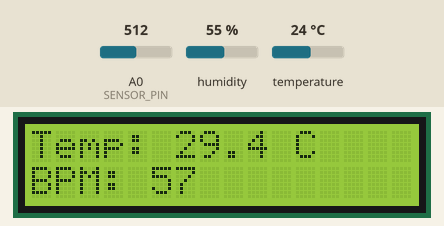
Simulated run of this sketch. Board: Arduino Uno, built with avr-gcc and run on an emulated ATmega328P. Shown: 16×2 character LCD. Inputs (shaded band) come from the test bench; at power-on: temperature 24 °C, A0 (SENSOR_PIN) = 512, humidity 55 %. The modem accepts every AT command (registered, SIM ready, sends succeed) and sends nothing else; what the sketch prints to the serial monitor is not drawn.

Above: at 19.3 s.
19.4 s: temperature set to 12 °C
At 22.7 s:
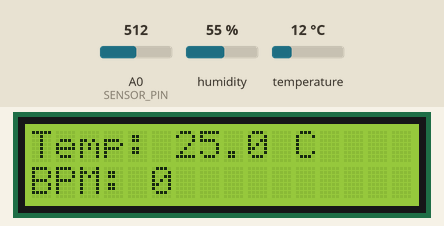
23.0 s: A0 (SENSOR_PIN) set to 960
At 24.6 s:
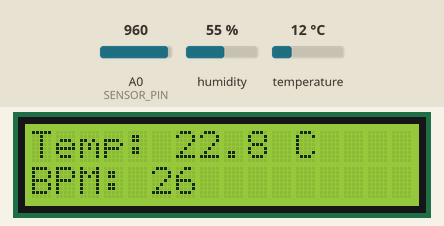
26.6 s: temperature set to 19 °C
At 29.4 s:
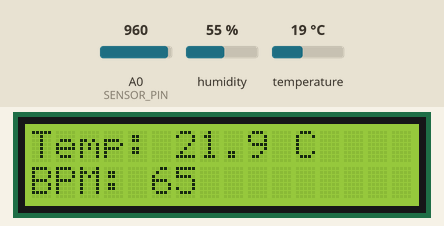
31.7 s: A0 (SENSOR_PIN) set to 940
At 33.6 s:
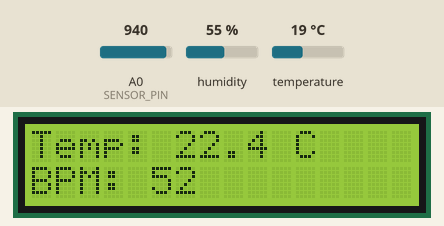
35.3 s: temperature set to 28 °C
At 36.7 s:
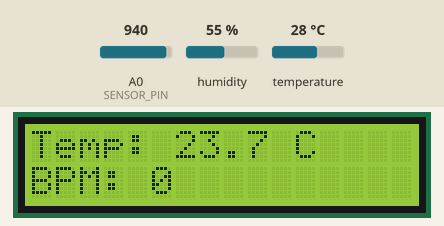
Timing chart, 0 to 38.3 s (numbered marks = the images above; inputs shaded):
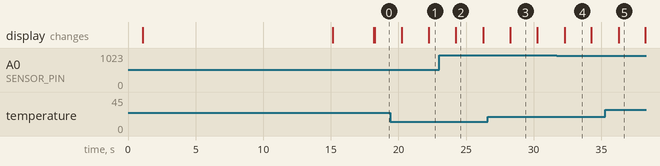

The sketch:

sketch_sep22a.ino
```cpp
#include <Wire.h>
#include <LiquidCrystal_I2C.h>
#include "DHT.h"
#include <SoftwareSerial.h>

// --------------------------- HARDWARE SETUP ---------------------------

// DHT11
#define DHTPIN 2
#define DHTTYPE DHT11
DHT dht(DHTPIN, DHTTYPE);

// KY-039 heart rate sensor
const int SENSOR_PIN = A0;
const int FINGER_THRESHOLD = 950;
const int BPM_SAMPLES = 5;

int bpmReadings[BPM_SAMPLES] = {72,72,72,72,72};
int bpmIndex = 0;

// LCD 16x2
LiquidCrystal_I2C lcd(0x27, 16, 2);

// HC-05 Bluetooth
SoftwareSerial btSerial(10, 11); // RX, TX

// GSM SIM900A
SoftwareSerial gsm(8, 9); // RX, TX
const char phoneNumber[] = "+919353539822";

// --------------------------- CONNECTION STATUS ---------------------------
bool dhtConnected = false;
bool lcdConnected = false;
bool btConnected = false;
bool gsmConnected = false;

// --------------------------- TIMING ---------------------------
unsigned long lastDHTRead = 0;
const unsigned long DHT_INTERVAL = 2000;

unsigned long lastBpmRead = 0;
const unsigned long BPM_INTERVAL = 1000;

unsigned long lastDisplay = 0;
const unsigned long DISPLAY_INTERVAL = 2000;

unsigned long lastBtSend = 0;
const unsigned long BT_INTERVAL = 5000;

unsigned long lastConnectionCheck = 0;
const unsigned long CONNECTION_CHECK_INTERVAL = 30000; // Check every 30s

// --------------------------- GSM STATE MACHINE ---------------------------
enum GSM_State {
  GSM_IDLE,
  GSM_SENDING_AT,
  GSM_SETTING_TEXT_MODE,
  GSM_SETTING_NUMBER,
  GSM_SENDING_MESSAGE,
  GSM_SENDING_CTRL_Z,
  GSM_WAITING_RESPONSE
};

GSM_State gsmState = GSM_IDLE;
unsigned long gsmStateTimer = 0;
const unsigned long GSM_TIMEOUT = 5000;
bool smsRequested = false;

// --------------------------- AVERAGING ---------------------------
float tempSum = 0;
int tempCount = 0;

float bpmSumForSMS = 0;
int bpmCountForSMS = 0;

// --------------------------- FINGER DETECTION ---------------------------
bool fingerPresent = false;

// --------------------------- SETUP ---------------------------
void setup() {
  Serial.begin(9600);
  btSerial.begin(9600);
  gsm.begin(9600);

  Serial.println("=== Health Monitor Starting ===");

  // Test each component
  testLCD();
  testDHT();
  testBluetooth();
  testGSM();

  Serial.println("=== System Ready ===");
  displaySystemStatus();
}

// --------------------------- COMPONENT TESTING ---------------------------
void testLCD() {
  Serial.print("Testing LCD... ");
  lcd.init();
  lcd.backlight();
  lcd.setCursor(0,0);
  lcd.print("LCD Test OK");
  lcdConnected = true;
  Serial.println("OK");
  delay(1000);
  lcd.clear();
}

void testDHT() {
  Serial.print("Testing DHT11... ");
  dht.begin();
  delay(2000); // DHT needs time to stabilize

  float t = dht.readTemperature();
  float h = dht.readHumidity();

  if(!isnan(t) && !isnan(h)) {
    dhtConnected = true;
    Serial.print("OK (T:");
    Serial.print(t,1);
    Serial.print("C, H:");
    Serial.print(h,1);
    Serial.println("%)");
  } else {
    dhtConnected = false;
    Serial.println("FAILED");
  }
}

void testBluetooth() {
  Serial.print("Testing Bluetooth... ");
  btSerial.println("AT");
  delay(1000);

  if(btSerial.available()) {
    String response = btSerial.readString();
    if(response.indexOf("OK") != -1) {
      btConnected = true;
      Serial.println("OK");
    } else {
      btConnected = false;
      Serial.println("FAILED - No OK response");
    }
  } else {
    // Assume BT is working if no AT response (some modules don't respond to AT)
    btConnected = true;
    Serial.println("OK (Assumed)");
  }
}

void testGSM() {
  Serial.print("Testing GSM... ");
  gsm.println("AT");
  delay(3000);

  String response = "";
  unsigned long startTime = millis();

  while(millis() - startTime < 3000) {
    if(gsm.available()) {
      response += gsm.readString();
    }
  }

  if(response.indexOf("OK") != -1) {
    gsmConnected = true;
    Serial.println("OK");

    // Check network registration
    gsm.println("AT+CREG?");
    delay(2000);
    response = "";
    startTime = millis();

    while(millis() - startTime < 2000) {
      if(gsm.available()) {
        response += gsm.readString();
      }
    }

    if(response.indexOf("+CREG: 0,1") != -1 || response.indexOf("+CREG: 0,5") != -1) {
      Serial.println("GSM Network: Connected");
    } else {
      Serial.println("GSM Network: Not registered");
    }

  } else {
    gsmConnected = false;
    Serial.println("FAILED - No response");
  }
}

void displaySystemStatus() {
  if(lcdConnected) {
    lcd.setCursor(0,0);
    lcd.print("DHT:");
    lcd.print(dhtConnected ? "OK" : "ERR");
    lcd.print(" BT:");
    lcd.print(btConnected ? "OK" : "ERR");

    lcd.setCursor(0,1);
    lcd.print("GSM:");
    lcd.print(gsmConnected ? "OK" : "ERR");
    lcd.print(" Ready!");

    delay(3000);
    lcd.clear();
  }
}

// --------------------------- CONNECTION MONITORING ---------------------------
void checkConnections() {
  // Re-test DHT periodically
  if(!dhtConnected) {
    float t = dht.readTemperature();
    if(!isnan(t)) {
      dhtConnected = true;
      Serial.println("DHT reconnected");
    }
  }

  // Test GSM connection
  if(!gsmConnected) {
    gsm.println("AT");
    delay(1000);
    if(gsm.available() && gsm.readString().indexOf("OK") != -1) {
      gsmConnected = true;
      Serial.println("GSM reconnected");
    }
  }
}

// --------------------------- NON-BLOCKING GSM SMS ---------------------------
void processSMS() {
  if(!smsRequested || gsmState == GSM_IDLE) return;
  if(!gsmConnected) {
    Serial.println("GSM not connected - SMS failed");
    smsRequested = false;
    return;
  }

  unsigned long now = millis();

  switch(gsmState) {
    case GSM_SENDING_AT:
      if(now - gsmStateTimer >= GSM_TIMEOUT) {
        gsm.println("AT");
        gsmState = GSM_SETTING_TEXT_MODE;
        gsmStateTimer = now;
      }
      break;

    case GSM_SETTING_TEXT_MODE:
      if(now - gsmStateTimer >= GSM_TIMEOUT) {
        gsm.println("AT+CMGF=1");
        gsmState = GSM_SETTING_NUMBER;
        gsmStateTimer = now;
      }
      break;

    case GSM_SETTING_NUMBER:
      if(now - gsmStateTimer >= GSM_TIMEOUT) {
        gsm.print("AT+CMGS=\"");
        gsm.print(phoneNumber);
        gsm.println("\"");
        gsmState = GSM_SENDING_MESSAGE;
        gsmStateTimer = now;
      }
      break;

    case GSM_SENDING_MESSAGE:
      if(now - gsmStateTimer >= GSM_TIMEOUT) {
        float avgTemp = (tempCount>0) ? tempSum/tempCount : 0;
        float avgBpmSMS = (bpmCountForSMS>0) ? bpmSumForSMS/bpmCountForSMS : 0;

        gsm.print("Hello, Patient: Sachin R Shenoy, DOB:06/04/2005, ");
        gsm.print("Avg Temp: "); gsm.print(avgTemp,1); gsm.print(" C, ");
        gsm.print("Avg BPM: "); gsm.print((int)avgBpmSMS); gsm.print(". Thank you.");

        gsmState = GSM_SENDING_CTRL_Z;
        gsmStateTimer = now;
      }
      break;

    case GSM_SENDING_CTRL_Z:
      if(now - gsmStateTimer >= 1000) {
        gsm.write(26); // Ctrl+Z
        gsmState = GSM_WAITING_RESPONSE;
        gsmStateTimer = now;
      }
      break;

    case GSM_WAITING_RESPONSE:
      if(gsm.available()) {
        String response = gsm.readString();
        if(response.indexOf("OK") != -1 || response.indexOf("+CMGS") != -1) {
          Serial.println("SMS Sent Successfully!");
        } else {
          Serial.println("SMS Send Failed");
        }
        smsRequested = false;
        gsmState = GSM_IDLE;
      } else if(now - gsmStateTimer >= 10000) {
        Serial.println("SMS Timeout");
        smsRequested = false;
        gsmState = GSM_IDLE;
      }
      break;
  }
}

void startSMS() {
  if(gsmState == GSM_IDLE && gsmConnected) {
    smsRequested = true;
    gsmState = GSM_SENDING_AT;
    gsmStateTimer = millis();
    Serial.println("Starting SMS send...");
  } else if(!gsmConnected) {
    Serial.println("Cannot send SMS - GSM not connected");
  } else {
    Serial.println("SMS already in progress");
  }
}

// --------------------------- MAIN LOOP ---------------------------
void loop() {
  unsigned long now = millis();

  // ----- Connection Check -----
  if(now - lastConnectionCheck >= CONNECTION_CHECK_INTERVAL) {
    lastConnectionCheck = now;
    checkConnections();
  }


// ----- DHT11 Reading with retries -----
if(now - lastDHTRead >= DHT_INTERVAL && dhtConnected) {
  lastDHTRead = now;
  float t = NAN, h = NAN;
  int retries = 3;

  while(retries-- > 0 && (isnan(t) || isnan(h))) {
    t = dht.readTemperature();
    h = dht.readHumidity();
    delay(50); // small pause between retries
  }

  if(!isnan(t) && !isnan(h)) {
    float calibratedTemp = (t * 1.1) + 3.0; // adjust here
    tempSum += calibratedTemp;
    tempCount++;
  }
}


  // ----- KY-039 Heart Rate (improved smoothing) -----
  if(now - lastBpmRead >= BPM_INTERVAL) {
  lastBpmRead = now;
  int raw = analogRead(SENSOR_PIN);
  fingerPresent = (raw > FINGER_THRESHOLD);

  int bpmValue = 0;
  if(fingerPresent) {
    // crude mapping, but clamp range for realism
    bpmValue = map(raw, FINGER_THRESHOLD, 1023, 60, 100);
    bpmValue = constrain(bpmValue, 50, 120); // filter out crazy spikes
  }

  bpmReadings[bpmIndex] = bpmValue;
  bpmIndex = (bpmIndex + 1) % BPM_SAMPLES;

  int bpmSum = 0;
  for(int i=0; i<BPM_SAMPLES; i++) bpmSum += bpmReadings[i];
  int avgBpm = bpmSum / BPM_SAMPLES;

  if(fingerPresent && avgBpm > 0) {
    bpmSumForSMS += avgBpm;
    bpmCountForSMS++;
  }
}


  // ----- Display on LCD -----
  if(now - lastDisplay >= DISPLAY_INTERVAL && lcdConnected) {
    lastDisplay = now;
    float latestTemp = (tempCount > 0) ? tempSum/tempCount : 0;

    int bpmSumDisplay = 0;
    for(int i=0; i<BPM_SAMPLES; i++) bpmSumDisplay += bpmReadings[i];
    int latestBpm = bpmSumDisplay / BPM_SAMPLES;

    lcd.setCursor(0,0);
lcd.print("Temp: ");
lcd.print(latestTemp,1);
lcd.print(" C   ");   // pad with spaces

lcd.setCursor(0,1);
lcd.print("BPM: ");
lcd.print(latestBpm);
lcd.print("     ");   // pad with spaces

  }

  // ----- Bluetooth -----
  if(now - lastBtSend >= BT_INTERVAL && btConnected) {
    lastBtSend = now;
    float latestTemp = (tempCount > 0) ? tempSum/tempCount : 0;

    int bpmSumDisplay = 0;
    for(int i=0; i<BPM_SAMPLES; i++) bpmSumDisplay += bpmReadings[i];
    int latestBpm = bpmSumDisplay / BPM_SAMPLES;

    btSerial.print("Temp: "); btSerial.print(latestTemp,1);
    btSerial.print(" C, BPM: "); btSerial.println(latestBpm);
  }

  // ----- Process SMS State Machine -----
  processSMS();

  // ----- Manual SMS Trigger -----
  if(Serial.available()) {
    String input = Serial.readStringUntil('\n');
    input.trim();
    if(input.equalsIgnoreCase("OK")) {
      startSMS();
    } else if(input.equalsIgnoreCase("STATUS")) {
      Serial.println("=== System Status ===");
      Serial.print("DHT: "); Serial.println(dhtConnected ? "Connected" : "Disconnected");
      Serial.print("LCD: "); Serial.println(lcdConnected ? "Connected" : "Disconnected");
      Serial.print("Bluetooth: "); Serial.println(btConnected ? "Connected" : "Disconnected");
      Serial.print("GSM: "); Serial.println(gsmConnected ? "Connected" : "Disconnected");
    } else if(input.equalsIgnoreCase("TEST")) {
      Serial.println("Running component tests...");
      testDHT();
      testBluetooth();
      testGSM();
    }
  }
}
```

Measured:
- what the display in image 2 shows lasts 2.1 s, from 24.2 s to 26.3 s
